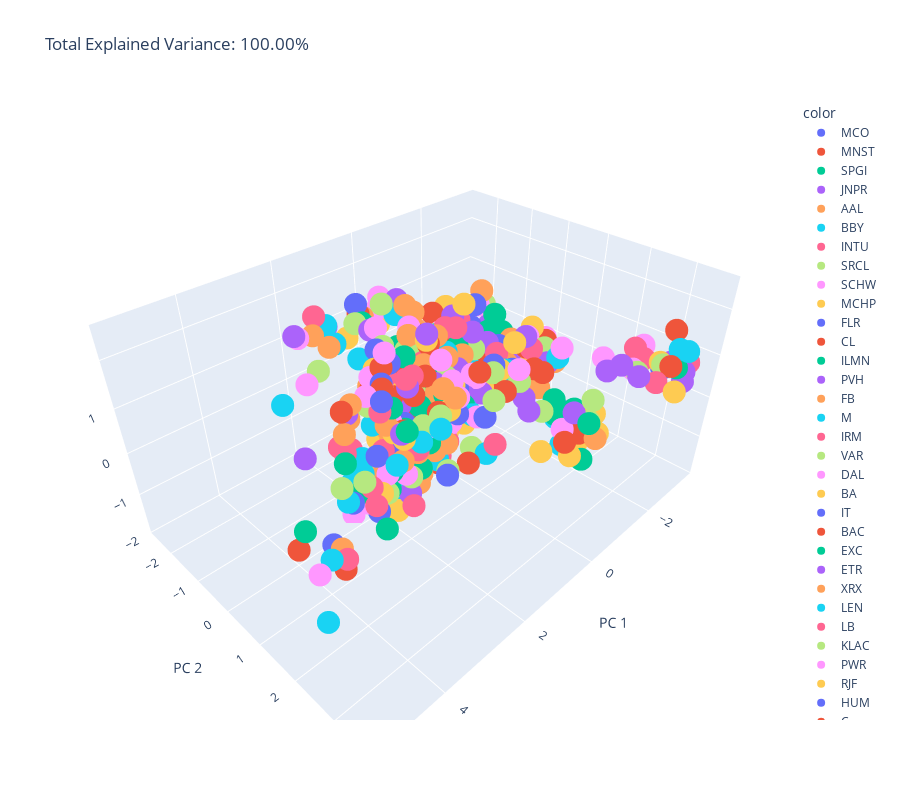

Write notebook code for a chart like this one.
### Code cell
pca = PCA()
components = pca.fit_transform(X)
total_var = pca.explained_variance_ratio_.sum() * 100

fig = px.scatter_3d(
    components, x=0, y=1, z=2, color=words,
    height=800,
    title=f'Total Explained Variance: {total_var:.2f}%',
    labels={'0': 'PC 1', '1': 'PC 2', '2': 'PC 3'}
)
fig.show()
